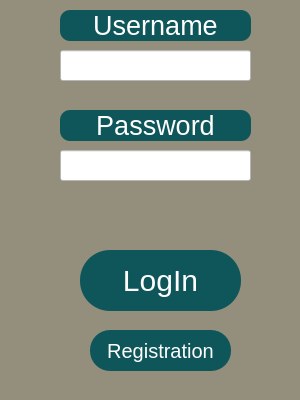
<?xml version="1.0" encoding="UTF-8"?>
<ui version="4.0">
 <class>Login_Window</class>
 <widget class="QDialog" name="Login_Window">
  <property name="geometry">
   <rect>
    <x>0</x>
    <y>0</y>
    <width>300</width>
    <height>400</height>
   </rect>
  </property>
  <property name="maximumSize">
   <size>
    <width>300</width>
    <height>400</height>
   </size>
  </property>
  <property name="windowTitle">
   <string>Dialog</string>
  </property>
  <property name="styleSheet">
   <string notr="true">background-color:rgb(148, 143, 124)</string>
  </property>
  <widget class="QLabel" name="label">
   <property name="geometry">
    <rect>
     <x>60</x>
     <y>10</y>
     <width>191</width>
     <height>31</height>
    </rect>
   </property>
   <property name="styleSheet">
    <string notr="true">background-color: rgb(15, 86, 90);
color: rgb(255, 255, 255);
font-size: 30px;
border-radius: 10px</string>
   </property>
   <property name="text">
    <string>&lt;html&gt;&lt;head/&gt;&lt;body&gt;&lt;p align=&quot;center&quot;&gt;&lt;span style=&quot; font-size:20pt; color:#ffffff;&quot;&gt;Username&lt;/span&gt;&lt;/p&gt;&lt;/body&gt;&lt;/html&gt;</string>
   </property>
  </widget>
  <widget class="QLabel" name="label_2">
   <property name="geometry">
    <rect>
     <x>60</x>
     <y>110</y>
     <width>191</width>
     <height>31</height>
    </rect>
   </property>
   <property name="styleSheet">
    <string notr="true">background-color: rgb(15, 86, 90);
color: rgb(255, 255, 255);
font-size: 30px;
border-radius: 10px</string>
   </property>
   <property name="text">
    <string>&lt;html&gt;&lt;head/&gt;&lt;body&gt;&lt;p align=&quot;center&quot;&gt;&lt;span style=&quot; font-size:20pt; color:#ffffff;&quot;&gt;Password&lt;/span&gt;&lt;/p&gt;&lt;/body&gt;&lt;/html&gt;</string>
   </property>
  </widget>
  <widget class="QLineEdit" name="username">
   <property name="geometry">
    <rect>
     <x>60</x>
     <y>50</y>
     <width>191</width>
     <height>31</height>
    </rect>
   </property>
   <property name="styleSheet">
    <string notr="true">background-color: rgb(255, 255, 255);</string>
   </property>
  </widget>
  <widget class="QLineEdit" name="password">
   <property name="geometry">
    <rect>
     <x>60</x>
     <y>150</y>
     <width>191</width>
     <height>31</height>
    </rect>
   </property>
   <property name="styleSheet">
    <string notr="true">background-color: rgb(255, 255, 255);</string>
   </property>
   <property name="echoMode">
    <enum>QLineEdit::Password</enum>
   </property>
  </widget>
  <widget class="QPushButton" name="login_button">
   <property name="geometry">
    <rect>
     <x>80</x>
     <y>250</y>
     <width>161</width>
     <height>61</height>
    </rect>
   </property>
   <property name="styleSheet">
    <string notr="true">QPushButton:hover{
	background-color: rgb(23, 137, 143);
	color: rgb(255, 255, 255);
	font-size: 30px;
	border-radius: 30px
}
QPushButton:pressed{
	background-color:rgb(14, 85, 89);
	color: rgb(255, 255, 255);
	font-size: 30px;
	border-radius: 30px
}
QPushButton{
background-color: rgb(15, 86, 90);
color: rgb(255, 255, 255);
font-size: 30px;
border-radius: 30px
}
</string>
   </property>
   <property name="text">
    <string>LogIn</string>
   </property>
  </widget>
  <widget class="QPushButton" name="registration_button">
   <property name="geometry">
    <rect>
     <x>90</x>
     <y>330</y>
     <width>141</width>
     <height>41</height>
    </rect>
   </property>
   <property name="styleSheet">
    <string notr="true">QPushButton:hover{
	background-color: rgb(23, 137, 143);
	color: rgb(255, 255, 255);
	font-size: 20px;
	border-radius: 20px
}
QPushButton:pressed{
	background-color:rgb(14, 85, 89);
	color: rgb(255, 255, 255);
	font-size: 20px;
	border-radius: 20px
}
QPushButton{
background-color: rgb(15, 86, 90);
color: rgb(255, 255, 255);
font-size: 20px;
border-radius: 20px
}
</string>
   </property>
   <property name="text">
    <string>Registration</string>
   </property>
  </widget>
 </widget>
 <resources/>
 <connections/>
</ui>
